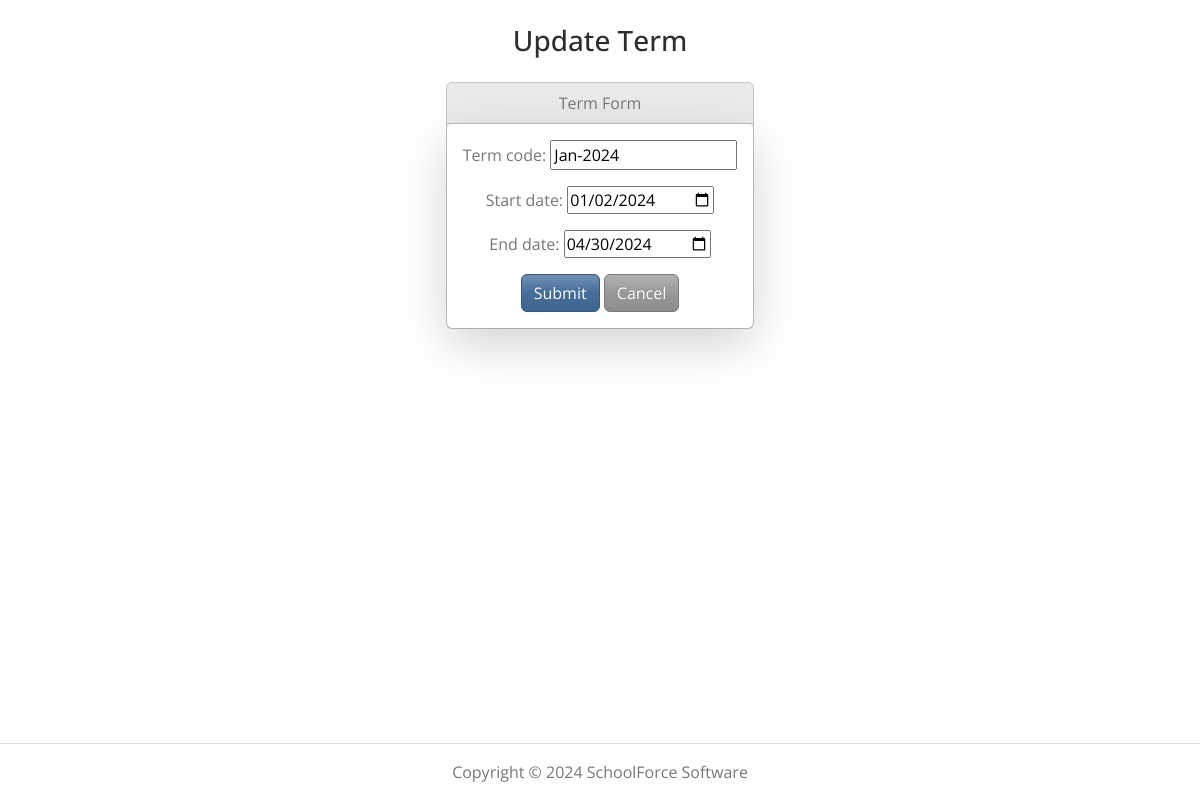
Page /term_update/1 (signed in) on the committed database.
### cmsmain/models.py (models this page shows, shortened)
class Term(models.Model):
    term_code = models.CharField(max_length=20, unique=True)
    start_date = models.DateField()
    end_date = models.DateField()

### cmsmain/views.py (the view)
# urls.py: path('term_update/<int:pk>', views.TermUpdateView.as_view(), name='term_update'),
@method_decorator(login_required, name='dispatch')
class TermUpdateView(UpdateView):
    model = Term
    form_class = TermForm
    success_url = '/term_success/'
    def get_context_data(self, **kwargs):
        context = super().get_context_data(**kwargs)
        context['operation'] = 'update'
        return context

### cmsmain/forms.py
class TermForm(forms.ModelForm):
    class Meta:
        model = Term
        fields = '__all__'
        widgets = {
            'start_date': DateInput,
            'end_date': DateInput
        }

### cmsmain/templates/cmsmain/term_form.html (shortened to what this page needs)
{% extends "cmsmain/base.html" %}
{% block content %}
{% if operation == 'create' %}
    <h3 class="text-center m-4"> Add Term</h3>
{% elif operation == 'update' %}
    <h3 class="text-center m-4"> Update Term</h3>
{% endif %}
<div class="d-flex justify-content-center">
    <div class="row">
        <div class="col col-md">
            <div class="card bg-light mb-3">
                <div class="card-header">
                    Term Form
                </div>
                <div class="card-body shadow-lg bg-body rounded">
                    <form method="post" enctype="multipart/form-data">
                        {{ form.as_p }}
                        <button type="submit" class="btn btn-primary">Submit</button>
                        <a href="{{ request.META.HTTP_REFERER }}" class="btn btn-secondary">Cancel</a>
                    </form>
                </div>
            </div>
        </div>
    </div>
</div>
{% endblock %}

### cmsmain/templates/cmsmain/base.html (style rules this page uses)
.wrapper { min-height: 100vh; display: flex; flex-direction: column; }

### rows in the picture
Term: term_code "Jan-2024", start_date "01/02/2024", end_date "04/30/2024"
